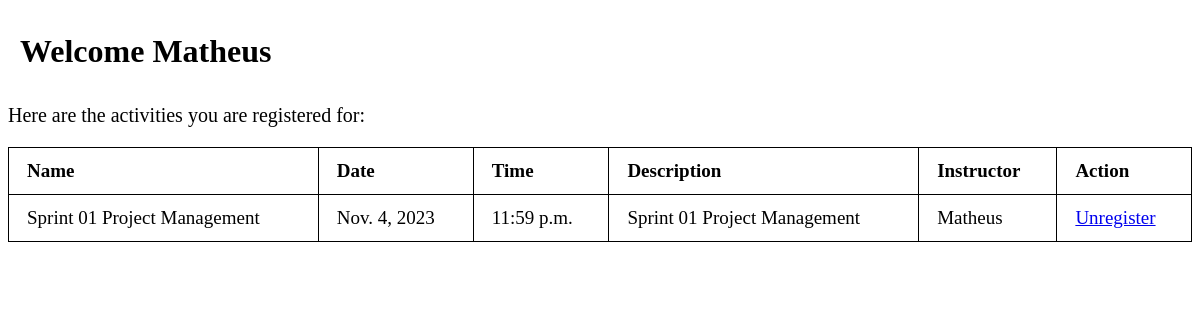
Page /user-registered-activities/ (signed in) on the earlier database version.
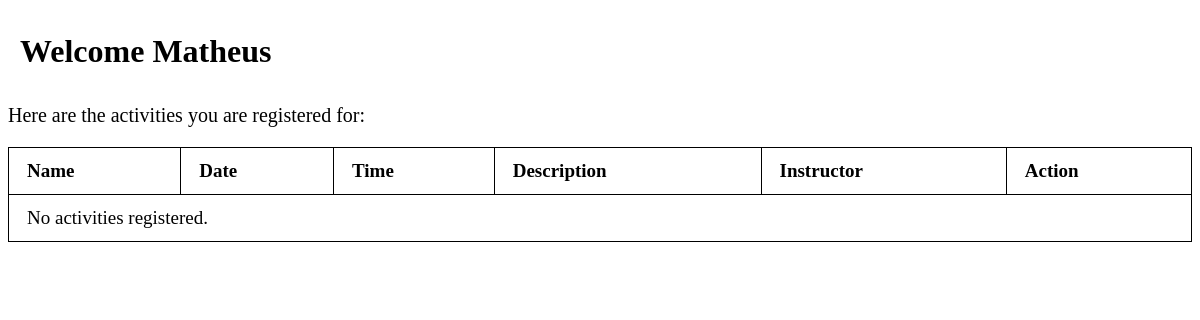
Same page on the later database version.
### mainApp/models.py (models this page shows, shortened)
class Registration(models.Model):
    user = models.ForeignKey(settings.AUTH_USER_MODEL, on_delete=models.CASCADE)
    activity = models.ForeignKey(Activity, on_delete=models.CASCADE)

class Activity(models.Model):
    name = models.CharField(max_length=200, verbose_name=_("Activity Name"))
    date = models.DateField(verbose_name=_("Date"))
    time = models.TimeField(verbose_name=_("Time"))
    description = models.TextField(verbose_name=_("Description"), blank=True)
    MATHEUS = 'Matheus'
    MATIAS = 'Matias'
    MATHEUSES = 'Matheuses'
    INSTRUCTOR_CHOICES = [
        (MATHEUS, _('Matheus')),
        (MATIAS, _('Matias')),
        (MATHEUSES, _('Matheuses')),
    ]
    instructor = models.CharField(
        max_length=15,
        choices=INSTRUCTOR_CHOICES,
        default=MATHEUS,
        verbose_name=_("Instructor")
    )

### mainApp/views.py (the view)
# urls.py: path('user-registered-activities/', views.user_registered_activities, name='user_registered_activities'),  # Added this line
@login_required
def user_registered_activities(request):
    registered_activities = Registration.objects.filter(user=request.user).select_related('activity')
    return render(request, 'user_registered_activities.html', {'registered_activities': registered_activities})

### mainApp/templates/user_registered_activities.html (shortened to what this page needs)
{% load i18n %}
<!DOCTYPE html>
<html lang="en">
<head>
</head>
<body>
    <h1>{% trans "Welcome" %} {{ request.user.username }}</h1>
    <p>{% trans "Here are the activities you are registered for:" %}</p>
    <table>
        <thead>
            <tr>
                <th>{% trans "Name" %}</th>
                <th>{% trans "Date" %}</th>
                <th>{% trans "Time" %}</th>
                <th>{% trans "Description" %}</th>
                <th>{% trans "Instructor" %}</th>
                <th>{% trans "Action" %}</th>
            </tr>
        </thead>
        <tbody>
            {% for registration in registered_activities %}
                <tr>
                    <td>{{ registration.activity.name }}</td>
                    <td>{{ registration.activity.date }}</td>
                    <td>{{ registration.activity.time }}</td>
                    <td>{{ registration.activity.description }}</td>
                    <td>{{ registration.activity.instructor }}</td>
                    <td>
                        <a href="{% url 'unregister_activity' registration.activity.id %}">{% trans "Unregister" %}</a>
                    </td>
                </tr>
            {% empty %}
                <tr><td colspan="6">{% trans "No activities registered." %}</td></tr>
            {% endfor %}
        </tbody>
    </table>
</body>
</html>

Differences in the rows shown:
removed Registration: activity.name "Sprint 01 Project Management", activity "Nov. 4, 2023", activity.time "11:59 p.m.", activity.description "Sprint 01 Project Management", activity.instructor "Matheus"
Other differences:
text now shown: "No activities registered."
